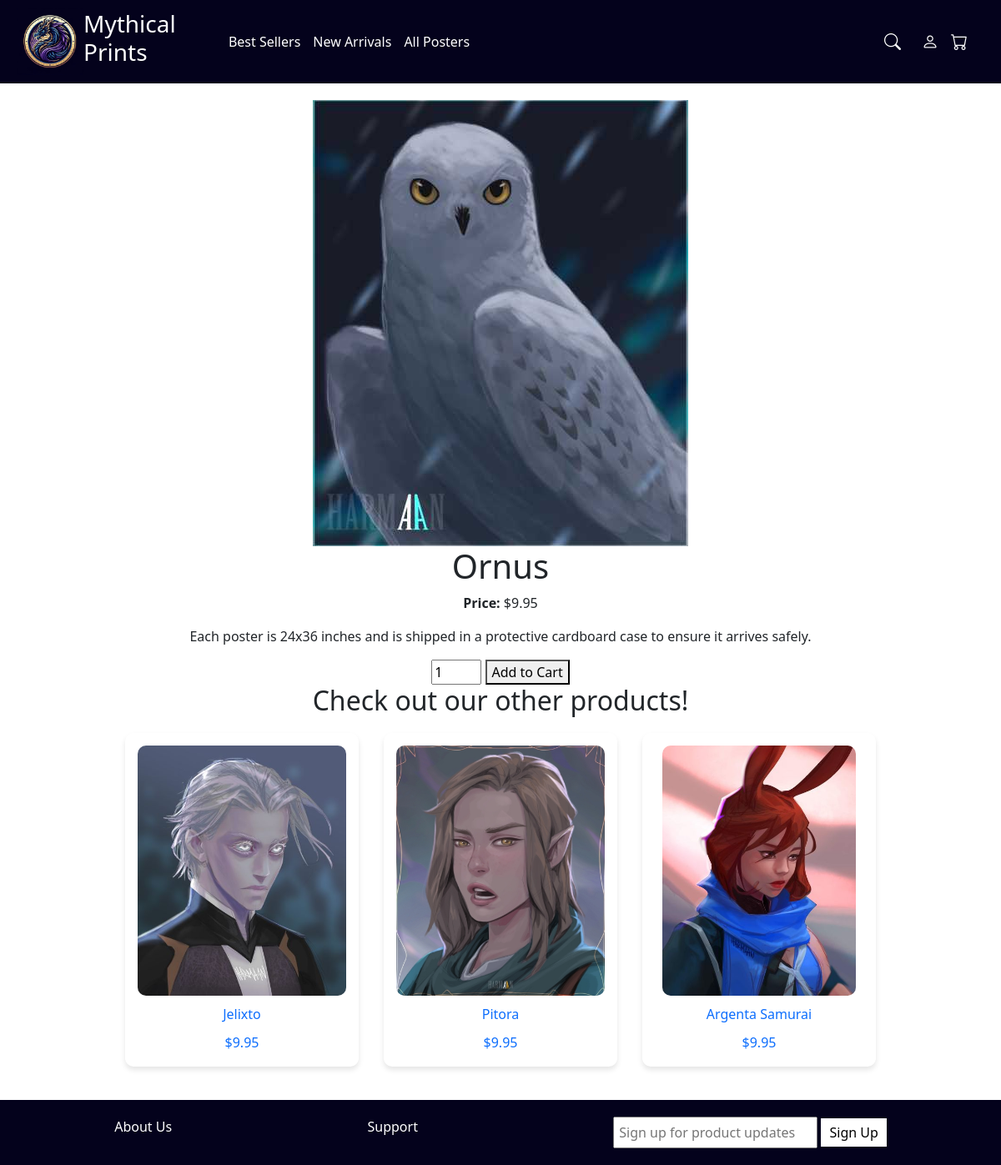
Screenshot of /product.php?id=5 with the database file from the repository.
### tables this page shows
CREATE TABLE `product` (
  `productId` int(11) NOT NULL,
  `name` varchar(255) NOT NULL,
  `price` decimal(10,2) NOT NULL,
  `image` varchar(255) NOT NULL,
  `dateAdded` timestamp NOT NULL DEFAULT CURRENT_TIMESTAMP,
  `amountSold` int(11) NOT NULL DEFAULT '0'
);

### product.php (the view, shortened to what this page needs)
<?php
include 'includes/header.php';
include 'includes/db.php';
?>
<main class="text-center">
<?php
if (isset($_GET['id'])) {
    $productId = intval($_GET['id']);
    $stmt = $conn->prepare("SELECT * FROM product WHERE productId = ?");
    $stmt->bind_param("i", $productId);
    $stmt->execute();
    $result = $stmt->get_result();
    $product = $result->fetch_assoc();
    if ($product) {
        echo "<div class='product-container'>";
        echo "<div class='product-image'>";
        echo "<img src='assets/images/" . htmlspecialchars($product['image']) . "' alt='" . htmlspecialchars($product['name']) . "'>";
        echo "</div>";
        echo "<div class='product-info'>";
        echo "<h1>" . htmlspecialchars($product['name']) . "</h1>";
        echo "<p><strong>Price:</strong> $" . number_format($product['price'], 2) . "</p>";
        echo "<p class='product-description'>Each poster is 24x36 inches and is shipped in a protective cardboard case to ensure it arrives safely.</p>";
        echo "<form method='POST' action=''>";
        echo "<input type='number' name='quantity' value='1' min='1' style='width: 60px;'> ";
        echo "<button type='submit' name='add_to_cart'>Add to Cart</button>";
        echo "</form>";
        echo "</div>";
        echo "</div>";
    } else {
        echo "<p>Product not found.</p>";
    }
} else {
    echo "<p>No product selected.</p>";
}
?>
<section class="related-products">
    <h2>Check out our other products!</h2>
    <div class="product-grid">
        <?php
        $randomStmt = $conn->prepare("SELECT * FROM product WHERE productId != ? ORDER BY RAND() LIMIT 3");
        $randomStmt->bind_param("i", $productId);
        $randomStmt->execute();
        $randomResult = $randomStmt->get_result();
        while ($randomProduct = $randomResult->fetch_assoc()) {
            echo "<div class='product-preview'>";
            echo "<a href='product.php?id=" . $randomProduct['productId'] . "'>";
            echo "<img src='assets/images/" . htmlspecialchars($randomProduct['image']) . "' alt='" . htmlspecialchars($randomProduct['name']) . "'>";
            echo "<p>" . htmlspecialchars($randomProduct['name']) . "</p>";
            echo "<p>$" . number_format($randomProduct['price'], 2) . "</p>";
            echo "</a>";
            echo "</div>";
        }
        ?>
    </div>
</section>
</main>
<?php include 'includes/footer.php'; ?>

### assets/css/styles.css (style rules this page uses)
body { font-family: Arial, sans-serif; margin: 0; padding: 0; text-align: center; }
main { padding: 20px; }
a { text-decoration: none; }
.product-grid { display: grid; grid-template-columns: repeat(3, 1fr); gap: 30px; margin-top: 20px; justify-content: center; max-width: 900px; margin-left: auto; margin-right: auto; }
.product-preview { width: 100%; max-width: 300px; height: 400px; padding: 15px; border-radius: 10px; box-shadow: 0px 4px 6px rgba(0, 0, 0, 0.1); transition: transform 0.3s; display: flex; flex-direction: column; align-items: center; text-align: center; }
.product-preview img { width: 100%; height: 300px; object-fit: cover; border-radius: 10px; }
.product-preview p { margin: 10px 0; font-size: 16px; }
a, .header-container a, .footer-container a { text-decoration: none !important; color: inherit; }

### rows the page displays
product: image+name (picture), name "Ornus", price "9.95"
product: image+name (picture), name "Jelixto", price "9.95"
product: image+name (picture), name "Pitora", price "9.95"
product: image (picture), name "Argenta Samurai", price "9.95"
